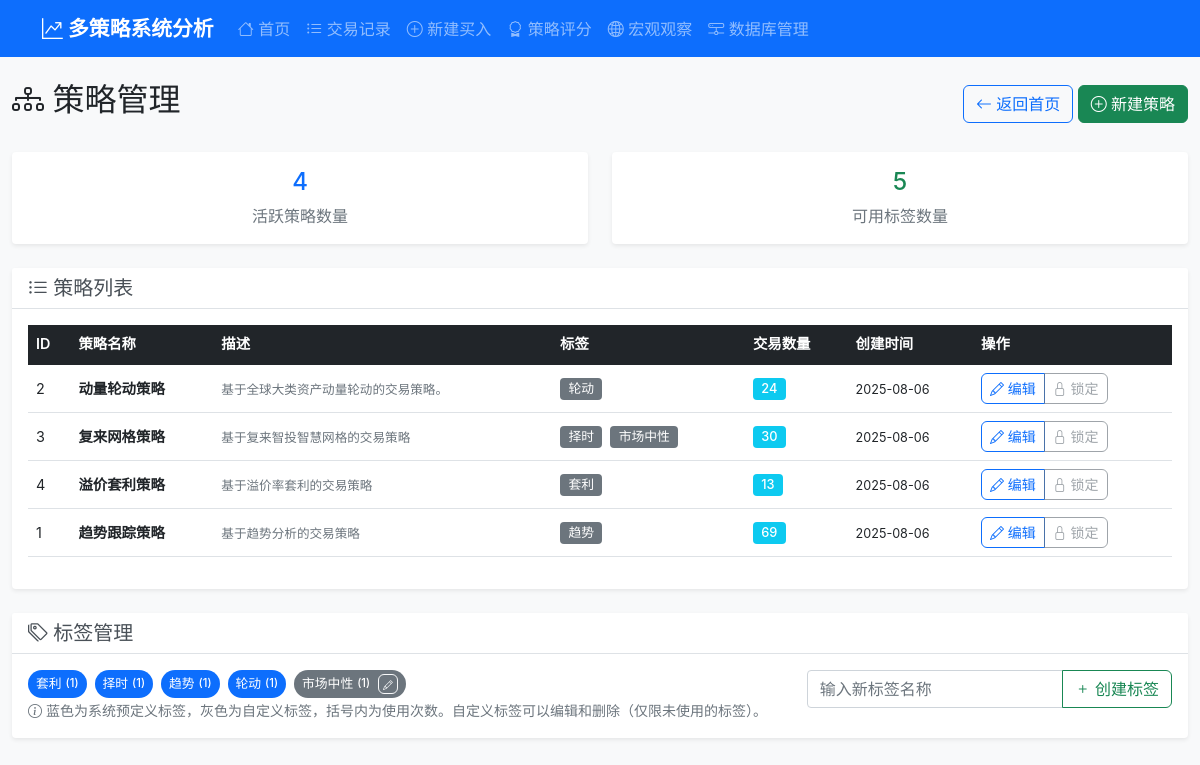
Screenshot of /strategies with the database file from the repository.
### tables this page shows
CREATE TABLE strategies (
                id INTEGER PRIMARY KEY AUTOINCREMENT,
                name TEXT NOT NULL UNIQUE,
                description TEXT,
                is_active BOOLEAN DEFAULT 1,
                created_at TIMESTAMP DEFAULT CURRENT_TIMESTAMP,
                updated_at TIMESTAMP DEFAULT CURRENT_TIMESTAMP
            );

CREATE TABLE strategy_tags (
                id INTEGER PRIMARY KEY AUTOINCREMENT,
                name TEXT NOT NULL UNIQUE,
                is_predefined BOOLEAN DEFAULT 0,
                created_at TIMESTAMP DEFAULT CURRENT_TIMESTAMP
            );

### routes/strategy_routes.py (the view)
@strategy_bp.route('/strategies')
def strategies():
    try:
        strategy_service = StrategyService(current_app.db_service)
        trading_service = TradingService(current_app.db_service)
        strategies_list_dto = strategy_service.get_all_strategies(return_dto=True)
        strategies_list = dto_list_to_dicts(strategies_list_dto)
        for strategy in strategies_list:
            trades = trading_service.get_all_trades(strategy=strategy['name'])
            strategy['trade_count'] = len([t for t in trades if t['status'] != 'deleted'])
        tags = strategy_service.get_all_tags()
        usage_rows = strategy_service.db.execute_query(
            'SELECT tag_id, COUNT(*) AS usage_count FROM strategy_tag_relations GROUP BY tag_id'
        )
        tag_id_to_usage = {row['tag_id']: row['usage_count'] for row in usage_rows}
        for tag in tags:
            tag['usage_count'] = int(tag_id_to_usage.get(tag['id'], 0))
        tags.sort(key=lambda t: (0 if t.get('is_predefined') else 1, t.get('name', '')))
        return render_template('strategies.html', strategies=strategies_list, tags=tags)
    except Exception as e:
        current_app.logger.error(f"策略列表加载失败: {str(e)}")
        return render_template('strategies.html', strategies=[], tags=[])

### services/database_service.py (called while the page is built)
    def execute_query(self, query: str, params: tuple = (), fetch_one: bool = False, fetch_all: bool = True) -> Any:
        with self.get_connection() as conn:
            cursor = conn.cursor()
            cursor.execute(query, params)
            if query.strip().upper().startswith(('INSERT', 'UPDATE', 'DELETE')):
                conn.commit()
            if fetch_one:
                return cursor.fetchone()
            elif fetch_all:
                return cursor.fetchall()
            else:
                return cursor.lastrowid

### services/mappers.py (called while the page is built)
def to_dict_dataclass(obj) -> Dict[str, Any]:
    try:
        return asdict(obj)
    except Exception:
        return dict(obj)  # fallback

def dto_list_to_dicts(items: Iterable[Any]) -> List[Dict[str, Any]]:
    out: List[Dict[str, Any]] = []
    for it in items:
        out.append(to_dict_dataclass(it))
    return out

def dict_to_strategy_dto(s: Dict[str, Any]) -> StrategyDTO:
    return StrategyDTO(
        id=int(s.get('id', 0) or 0),
        name=s.get('name', ''),
        description=s.get('description', ''),
        is_active=int(s.get('is_active', 1) or 1),
        tags=list(s.get('tags', []) or []),
        created_at=str(s.get('created_at', '') or ''),
        updated_at=str(s.get('updated_at', '') or ''),
    )

### services/strategy_service.py (called while the page is built)
    def get_all_tags(self) -> List[Dict[str, Any]]:
        query = "SELECT * FROM strategy_tags ORDER BY name"
        return [dict(tag) for tag in self.db.execute_query(query)]

### services/trading_service.py (called while the page is built)
    def _resolve_strategy(self, strategy) -> Optional[int]:
        if isinstance(strategy, int):
            strategy_obj = self.strategy_service.get_strategy_by_id(strategy)
            return strategy if strategy_obj and strategy_obj['is_active'] else None
        elif isinstance(strategy, str):
            strategies = self.strategy_service.get_all_strategies()
            for s in strategies:
                if s['name'] == strategy:
                    return s['id']
            return None
        else:
            return None

### templates/strategies.html (shortened to what this page needs)
{% extends "base.html" %}
{% block content %}
    <div class="row">
        <div class="col-12">
            <div class="d-flex justify-content-between align-items-center mb-4">
                <h2>
                    <i class="bi bi-diagram-3"></i> 策略管理
                </h2>
                <div>
                    <a href="{{ url_for("main.index") }}" class="btn btn-outline-primary">
                        <i class="bi bi-arrow-left"></i> 返回首页
                    </a>
                    <a href="{{ url_for("strategy.create_strategy") }}"
                       class="btn btn-success">
                        <i class="bi bi-plus-circle"></i> 新建策略
                    </a>
                </div>
            </div>
            <div class="row mb-4">
                <div class="col-md-6">
                    <div class="card border-primary">
                        <div class="card-body text-center">
                            <h4 class="text-primary">{{ strategies|length }}</h4>
                            <p class="text-muted mb-0">活跃策略数量</p>
                        </div>
                    </div>
                </div>
                <div class="col-md-6">
                    <div class="card border-success">
                        <div class="card-body text-center">
                            <h4 class="text-success">{{ tags|length if tags is defined else 0 }}</h4>
                            <p class="text-muted mb-0">可用标签数量</p>
                        </div>
                    </div>
                </div>
            </div>
            {% if strategies %}
                <div class="card">
                    <div class="card-header">
                        <h5 class="card-title mb-0">
                            <i class="bi bi-list-ul"></i> 策略列表
                        </h5>
                    </div>
                    <div class="card-body">
                        <div class="table-responsive">
                            <table class="table table-hover">
                                <thead class="table-dark">
                                    <tr>
                                        <th>ID</th>
                                        <th>策略名称</th>
                                        <th>描述</th>
                                        <th>标签</th>
                                        <th>交易数量</th>
                                        <th>创建时间</th>
                                        <th>操作</th>
                                    </tr>
                                </thead>
                                <tbody>
                                    {% for strategy in strategies %}
                                        <tr>
                                            <td>{{ strategy.id }}</td>
                                            <td>
                                                <strong>{{ strategy.name }}</strong>
                                            </td>
                                            <td>
                                                <small class="text-muted">{{ strategy.description[:50] }}{{ '...' if strategy.description and strategy.description|length > 50 else '' }}</small>
                                            </td>
                                            <td>
                                                {% for tag in strategy.tags %}
                                                    {% if tag %}<span class="badge bg-secondary me-1">{{ tag }}</span>{% endif %}
                                                {% endfor %}
                                            </td>
                                            <td>
                                                {% if strategy.trade_count > 0 %}
                                                    <span class="badge bg-info">{{ strategy.trade_count }}</span>
                                                {% else %}
                                                    <span class="text-muted">0</span>
                                                {% endif %}
                                            </td>
                                            <td>
                                                <small>{{ strategy.created_at[:10] }}</small>
                                            </td>
                                            <td>
                                                <div class="btn-group" role="group">
                                                    <a href="{{ url_for('strategy.edit_strategy', strategy_id=strategy.id) }}"
                                                       class="btn btn-sm btn-outline-primary">
                                                        <i class="bi bi-pencil"></i> 编辑
                                                    </a>
                                                    {% if strategy.trade_count == 0 %}
                                                        <button class="btn btn-sm btn-outline-danger delete-strategy-btn"
                                                                data-strategy-id="{{ strategy.id }}"
                                                                data-strategy-name="{{ strategy.name }}">
                                                            <i class="bi bi-trash"></i> 删除
                                                        </button>
                                                    {% else %}
                                                        <button class="btn btn-sm btn-outline-secondary" disabled title="有关联交易，无法删除">
                                                            <i class="bi bi-lock"></i> 锁定
                                                        </button>
                                                    {% endif %}
                                                </div>
                                            </td>
                                        </tr>
                                    {% endfor %}
                                </tbody>
                            </table>
                        </div>
                    </div>
                </div>
            {% else %}
                <div class="alert alert-info text-center" role="alert">
                    <i class="bi bi-info-circle"></i>
                    暂无策略，<a href="{{ url_for("strategy.create_strategy") }}">点击这里创建第一个策略</a>。
                </div>
            {% endif %}
            <div class="card mt-4">
                <div class="card-header">
                    <h5 class="card-title mb-0">
                        <i class="bi bi-tags"></i> 标签管理
                    </h5>
                </div>
                <div class="card-body">
                    <div class="row">
                        <div class="col-md-8">
                            <div class="d-flex flex-wrap gap-2">
                                {% for tag in tags or [] %}
                                    <div class="tag-item d-inline-flex align-items-center">
                                        <span class="badge {{ 'bg-primary' if tag.is_predefined else 'bg-secondary' }} d-flex align-items-center"
                                              id="tag-{{ tag.id }}">
                                            <span class="tag-name">{{ tag.name }}</span>
                                            <small class="ms-1">({{ tag.usage_count if tag.usage_count is defined else 0 }})</small>
                                            {% if not tag.is_predefined %}
                                                <div class="ms-2">
                                                    <button class="btn btn-sm btn-outline-light edit-tag-btn"
                                                            data-tag-id="{{ tag.id }}"
                                                            data-tag-name="{{ tag.name }}"
                                                            title="编辑标签">
                                                        <i class="bi bi-pencil" style="font-size: 0.7em;"></i>
                                                    </button>
                                                </div>
                                            {% endif %}
                                        </span>
                                    </div>
                                {% endfor %}
                            </div>
                            <small class="text-muted">
                                <i class="bi bi-info-circle"></i>
                                蓝色为系统预定义标签，灰色为自定义标签，括号内为使用次数。自定义标签可以编辑和删除（仅限未使用的标签）。
                            </small>
                        </div>
                        <div class="col-md-4">
                            <div class="input-group">
                                <input type="text"
                                       class="form-control"
                                       id="newTagName"
                                       placeholder="输入新标签名称">
                                <button class="btn btn-outline-success" id="createTagBtn">
                                    <i class="bi bi-plus"></i> 创建标签
                                </button>
                            </div>
                        </div>
                    </div>
                </div>
            </div>
        </div>
    </div>
{% endblock %}

### static/css/style.css (style rules this page uses)
body { font-family: -apple-system, BlinkMacSystemFont, 'Segoe UI', Roboto, Oxygen, Ubuntu, Cantarell, sans-serif; background-color: #f8f9fa; }
.card { border: none; box-shadow: 0 0.125rem 0.25rem rgb(0 0 0 / 7.5%); transition: box-shadow 0.15s ease-in-out; }
.table th { border-top: none; font-weight: 600; font-size: 0.9rem; vertical-align: middle; }
.table td { vertical-align: middle; font-size: 0.9rem; }
.badge { font-size: 0.8rem; font-weight: 500; }
.tag-item { line-height: 1; }
.tag-item .badge { display: inline-flex; align-items: center; height: 28px; padding: 0 0.5rem; border-radius: 9999px; line-height: 1; }
.tag-item .badge .tag-name, .tag-item .badge small { line-height: 1; }
.tag-item .btn.btn-sm { padding: 0 0.25rem; line-height: 1; height: 20px; }
.btn { font-weight: 500; border-radius: 0.375rem; transition: all 0.15s ease-in-out; }
.card-header { background-color: #fff; border-bottom: 1px solid #dee2e6; font-weight: 600; }
.card-header .card-title { color: #495057; }

### rows the page displays
strategies: id "2", name "动量轮动策略", description "基于全球大类资产动量轮动的交易策略。", tags "轮动", trade_count "24", created_at "2025-08-06"
strategies: id "3", name "复来网格策略", description "基于复来智投智慧网格的交易策略", tags "择时" "市场中性", trade_count "30", created_at "2025-08-06"
strategies: id "4", name "溢价套利策略", description "基于溢价率套利的交易策略", tags "套利", trade_count "13", created_at "2025-08-06"
strategies: id "1", name "趋势跟踪策略", description "基于趋势分析的交易策略", tags "趋势", trade_count "69", created_at "2025-08-06"
strategy_tags: name "套利", is_predefined "1"
strategy_tags: name "择时", is_predefined "1"
strategy_tags: name "趋势", is_predefined "1"
strategy_tags: name "轮动", usage_count "1"
strategy_tags: name "市场中性", usage_count "1"

### other values shown
{{ strategies|length }} "4"
{{ tags|length if tags is defined else 0 }} "5"
